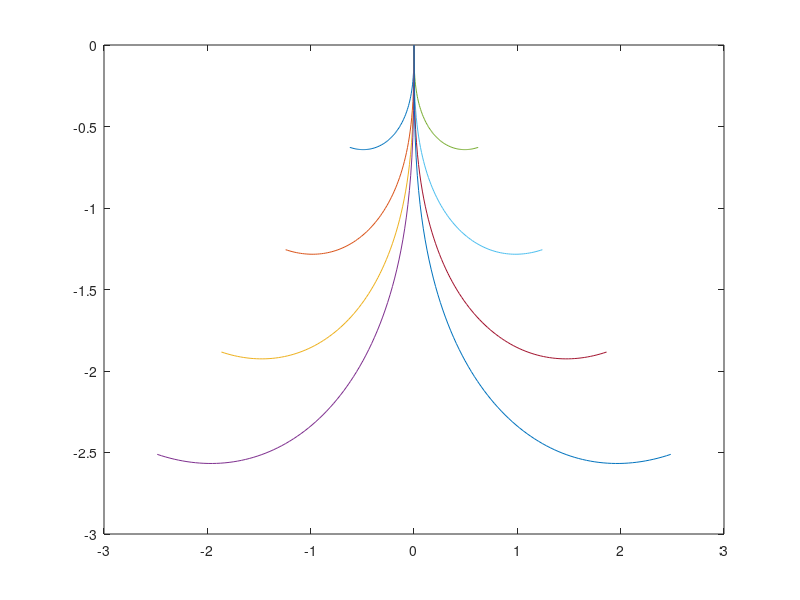

MATLAB code to generate this figure:
function helix()
% 绘制螺旋线 helical line
% 绘制原理：随着时间的延续或z坐标的升高，
% x、y平面上圆的半径不断缩小（指数减小）
t = 0 : 0.01 : pi/4;
x0 = -t.^(0.5).*sin(t);
y0 = -t.^(0.5).*cos(t);

x1 = -2*t.^(0.5).*sin(t);
y1 = -2*t.^(0.5).*cos(t);

x2 = -3*t.^(0.5).*sin(t);
y2 = -3*t.^(0.5).*cos(t);

x3 = -4*t.^(0.5).*sin(t);
y3 = -4*t.^(0.5).*cos(t);

x4 = t.^(0.5).*sin(t);
y4 = -t.^(0.5).*cos(t);

x5 = 2*t.^(0.5).*sin(t);
y5 = -2*t.^(0.5).*cos(t);

x6 = 3*t.^(0.5).*sin(t);
y6 = -3*t.^(0.5).*cos(t);

x7 = 4*t.^(0.5).*sin(t);
y7 = -4*t.^(0.5).*cos(t);

%z = t;
% 绘制二维螺旋线
figure
plot(x0, y0);
hold on;
plot(x1, y1);
hold on;
plot(x2, y2);
hold on;
plot(x3, y3);
hold on;
plot(x4, y4);
hold on;
plot(x5, y5);
hold on;
plot(x6, y6);
hold on;
plot(x7, y7);
hold on;
return